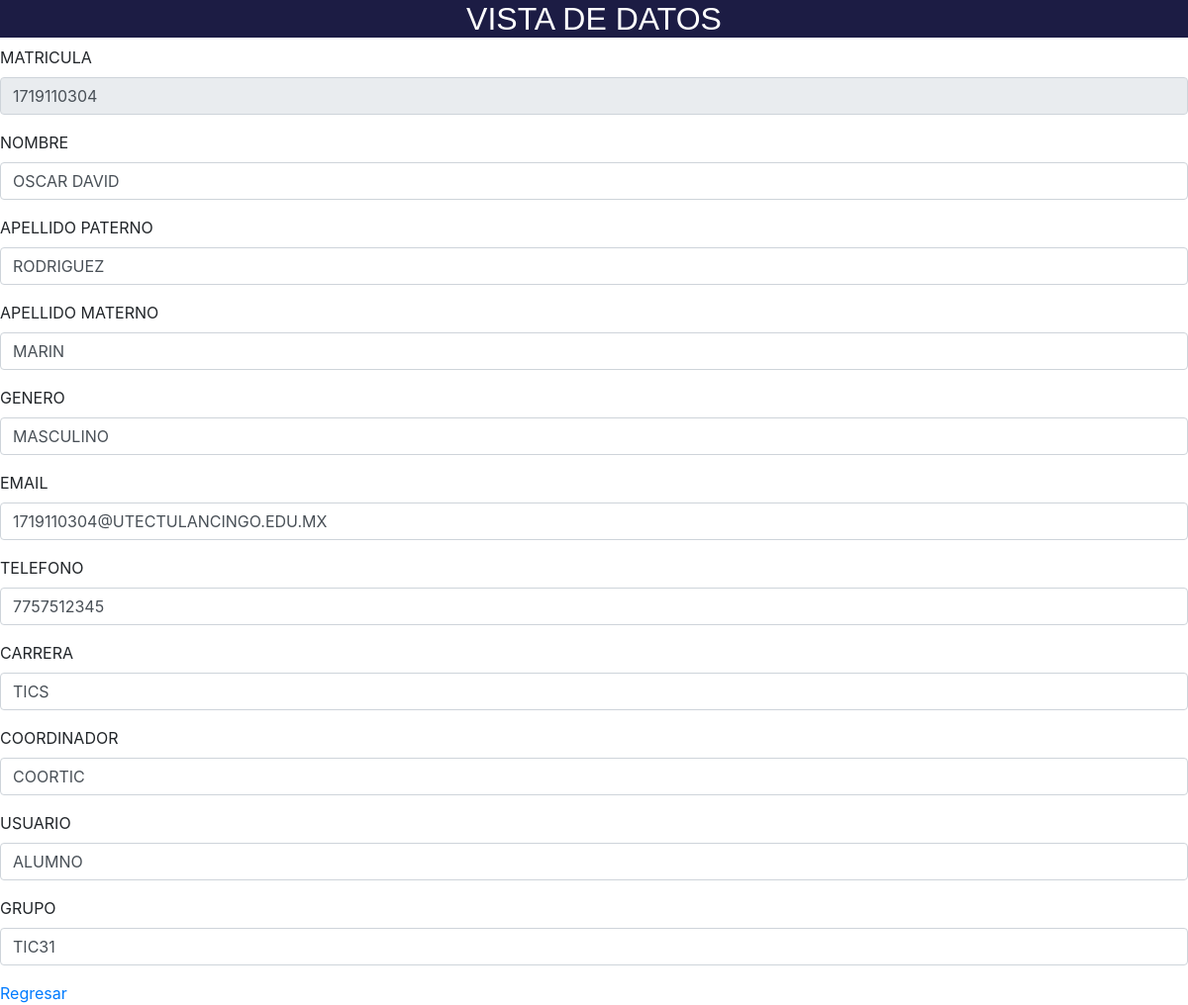
Screenshot of /view/view_alumno.php?PKMATRICULA_A=1719110304 with the database file from the repository.
### tables this page shows
CREATE TABLE TBLALUMNO( 
PKMATRICULA_A CHAR(10) NOT NULL,
NOMBRE_A VARCHAR(30) NOT NULL,
APELLIDOP_A VARCHAR(30) NOT NULL,
APELLIDOM_A VARCHAR(30) NOT NULL,
GENERO_A VARCHAR(10) NOT NULL,
EMAIL_A VARCHAR(100) NOT NULL,
TELEFONO_A VARCHAR(10) NOT NULL,
KCARRERA CHAR(10) NOT NULL,
KCOORDINADOR  CHAR(10) NOT NULL,
CONTRASENA BLOB  NOT NULL,
USUARIO CHAR(20) NOT NULL,
KGRUPO CHAR(10)  NOT NULL,
PRIMARY KEY(PKMATRICULA_A));

### view/view_alumno.php (the view, shortened to what this page needs)
<!DOCTYPE html >
<html lang="es">
	<head>
    <link href="stilos.css" rel="stylesheet" type="text/css" >
    <link rel="stylesheet" type="text/css" href="/css/stilos.css" />
  <link rel="stylesheet" href="https://maxcdn.bootstrapcdn.com/bootstrap/4.5.2/css/bootstrap.min.css">
</head>
<body>
<h2 class="stiloslabel">VISTA DE DATOS</h2>
<?php
    $matricula = $_GET['PKMATRICULA_A'];
    $db = new SQLite3("../justificantes.db");
    $resultado = $db->query("SELECT * from TBLALUMNO where PKMATRICULA_A='$matricula';");
    while ($row = $resultado->fetchArray()) {
        $matricula = $row[ 'PKMATRICULA_A' ];
        $alumno = $row['NOMBRE_A'];
        $apellidop = $row['APELLIDOP_A'];
        $apellidom = $row['APELLIDOM_A'];
        $genero = $row['GENERO_A'];
        $email = $row['EMAIL_A'];
        $telefono = $row['TELEFONO_A'];
        $carrera = $row['KCARRERA'];
        $coordi = $row['KCOORDINADOR'];
        $usuario = $row['USUARIO'];
        $grupo = $row["KGRUPO"];
    }
    $form = "<div class='form-group'>
            <label for='PKMATRICULA_A'>MATRICULA</label>
            <input type='text' readonly class='form-control' name='PKMATRICULA_A' id='PKMATRICULA_A' matricula='PKMATRICULA_A' aria-describedby='PKMATRICULA_A' value='$matricula'>
        </div>
        <div class='form-group'>
            <label for='NOMBRE_A'>NOMBRE</label>
            <input type='text' class='form-control' id='NOMBRE_A' name='NOMBRE_A' aria-describedby='alumno' value='$alumno'>
        </div>
        <div class='form-group'>
            <label for='APELLIDOP_A'>APELLIDO PATERNO</label>
            <input type='text' class='form-control' id='APELLIDOP_A' name='APELLIDOP_A' aria-describedby='paterno' value='$apellidop'>
        </div>
        <div class='form-group'>
            <label for='APELLIDOM_A'>APELLIDO MATERNO</label>
            <input type='text' class='form-control' id='APELLIDOM_A' name='APELLIDOM_A' aria-describedby='materno' value='$apellidom'>
        </div>
        <div class='form-group'>
            <label for='GENERO_A'>GENERO</label>
            <input type='text' class='form-control' id='GENERO_A' name='GENERO' aria-describedby='genero' value='$genero'>
        </div>
        <div class='form-group'>
            <label for='EMAIL_A'>EMAIL</label>
            <input type='text' class='form-control' id='EMAIL_A' name='EMAIL_A' aria-describedby='email_alum' value='$email'>
        </div>
        <div class='form-group'>
          <label for='TELEFONO_A'>TELEFONO</label>
            <input type='text' class='form-control' id='TELEFONO_A' name='TELEFONO_A' aria-describedby='eltelefono' value='$telefono'>
        </div>
        <div class='form-group'>
            <label for='KCARRERA'>CARRERA</label>
            <input type='text' class='form-control' id='KCARRERA' name='KCARRERA' aria-describedby='carrera' value='$carrera'>
        </div>
        <div class='form-group'>
            <label for='KCOORDINADOR'>COORDINADOR</label>
            <input type='text' class='form-control' id='KCOORDINADOR' name='KCOORDINADOR' aria-describedby='cordi' value='$coordi'>
        </div>
        <div class='form-group'>
            <label for='usuario'>USUARIO</label>
            <input type='text' class='form-control' id='USUARIO' name='USUARIO' aria-describedby='usuario' value='$usuario'>
        </div>
        <div class='form-group'>
            <label for='KGRUPO'>GRUPO</label>
            <input type='text' class='form-control' id='KGRUPO' name='GRUPO' aria-describedby='grupo' value='$grupo'>
        </div>";
    print($form);
?>
 <a href="/general/registro_alum.php" aling=center>Regresar</a>
</body>
</html>

### css/stilos.css (style rules this page uses)
.stiloslabel { color: white; font-family: 'Franklin Gothic Medium', 'Arial Narrow', Arial, sans-serif; font-style: bold; width: 100%; text-align: center; background-color: #1c1c44; }

### rows the page displays
tblalumno: PKMATRICULA_A "1719110304", NOMBRE_A "OSCAR DAVID", APELLIDOP_A "RODRIGUEZ", APELLIDOM_A "MARIN", GENERO "MASCULINO", EMAIL_A "1719110304@UTECTULANCINGO.EDU.MX", TELEFONO_A "7757512345", KCARRERA "TICS", KCOORDINADOR "COORTIC", USUARIO "ALUMNO", GRUPO "TIC31"
